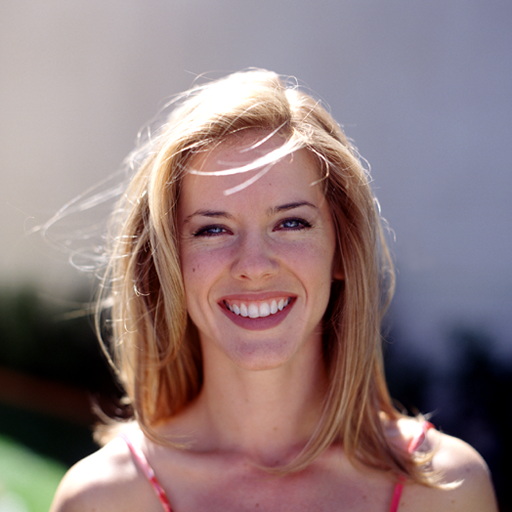
#> input picture img/img3.png, 512 x 512 px, found by its file name; its folder holds 6 pictures in this run
$ jupyter execute --allow-errors PoissionMatting_Parallel.ipynb   (shell and % lines are left out)
#> lines starting #> are read from the running program, lines starting #| are printed output that depends on the picture; after the words box and inside, x2 and y2 are one past the last pixel; in counts of white or black regions, pixels touching at a corner belong together
<a href="https://colab.research.google.com/github/ntminh981/ApplyParallelProgramming_Group5/blob/main/Parallel/PoissionMatting_Parallel.ipynb" target="_parent"></a>

# PARALLEL POISSION MATTING

## Nhóm 5

1.   Nguyễn Tấn Minh - 19127473
  - Bản song song 2
  - Bản song song 3
  - Viết report
2.   Phạm Cao Minh - 19127474
  - Bản tuần tự
  - Bản song song 1
  - Làm slide thuyết trình

Github: https://github.com/ntminh981/ApplyParallelProgramming_Group5

# Giới thiệu
Mục tiêu của nhóm là song song hóa thuật toán Poisson Matting, là một thuật toán xử lí ảnh dùng để loại bỏ background, bằng thư viện Numba của Python. Project này bao gồm implement lại phiên bản tuần tự, sau đó tối ưu hóa với các phiên bản song song.

# 1. Clone git project

[cell 1]
import os
if not os.path.exists('/content/git'):
  !git clone https://github.com/ntminh981/ApplyParallelProgramming_Group5.git git

# 2. Khai báo thư viện

[cell 2]
import numpy as np
import cv2
import matplotlib.pyplot as plt
# import plotly.express as px
import os
from  scipy import ndimage
import time
import scipy
from scipy.optimize import fmin

import os
from numba import cuda, jit

# 3. Load & show input

[cell 3]
IMAGES_FOLDER_PATH  = "/content/git/img"
img_name            = 'img3.png'
trimap_name         = 'tri3.png'
new_bg_name         = 'new_bg3.jpg'

[cell 4]
def display_img_arr(img_arr, r, c, dim,titles_arr):
    """
    Utility Function to Display Images
    :param img_arr : List of numpy array representing images
    :param r: Number of rows in the subplot
    :param c: Number of coloumns in the subplot
    :param dim: Figure Size of the subplot
    :param titles_arr: Title corresponding to each image in img_arr
    """
    fl = 0
    fig = plt.figure(figsize = dim)
    for i in range(r):
        for j in range(c):
            if len(img_arr) == fl:
                break
            ax1 = fig.add_subplot(r, c, fl + 1)
            ax1.set_title(titles_arr[fl], fontsize = 20)
            ax1.imshow(img_arr[fl], cmap = 'gray')
            fl = fl + 1
    plt.show()

# [16 lines left out: function read_img, not called in this run]

[cell 5]
img = cv2.imread(os.path.join(IMAGES_FOLDER_PATH, img_name))
#> img is the input picture: shape (512, 512, 3); mean B, G, R 124.2, 123.3, 143.7
img = cv2.cvtColor(img, cv2.COLOR_BGR2RGB)
img_gray = cv2.imread(os.path.join(IMAGES_FOLDER_PATH, img_name),0)
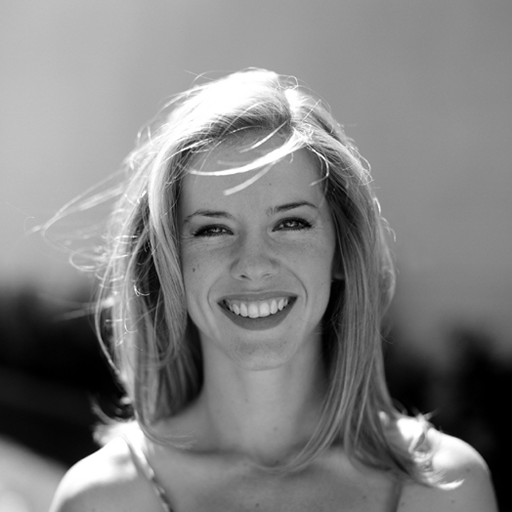
#> img_gray: shape (512, 512); min 0, max 255, mean 129
tri = cv2.imread(os.path.join(IMAGES_FOLDER_PATH, trimap_name),0)
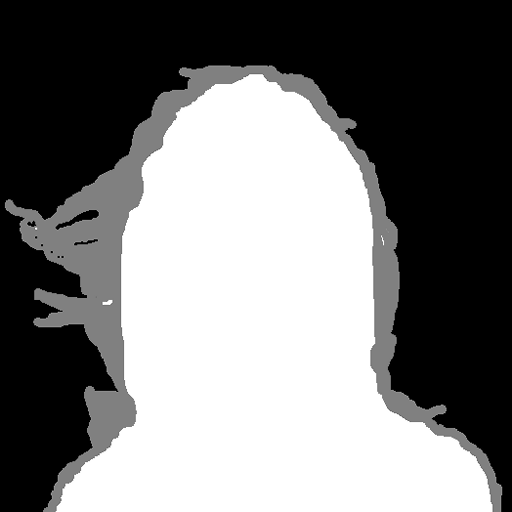
#> input picture img/tri3.png, 512 x 512 px, found by its file name
#> tri is the input picture: shape (512, 512); min 0, max 255, mean 121.3

new_bg = cv2.imread(os.path.join(IMAGES_FOLDER_PATH, new_bg_name))
#> (the rest of this cell did not finish here and is left out)

#> (a cell that did not finish here is left out)

#> after the loop in display_img_arr, `for i in range(r):`: fl = 3

# 4. Thuật toán Global Matting

+ 1 image có thể được biểu diễn như sau:

+ Đạo hàm 2 vế:

+ Giả sử foreground và background smooth, tức là $\Delta F$ và $\Delta B$ tiệm cận 0:
$$\nabla I=(F-B)\nabla \alpha ⟹ \nabla \alpha =\frac{\nabla I}{F-B}$$

+ Poisson Equation
$$\Delta \alpha = div (\frac{\nabla I}{F-B})$$
where, $\Delta = (\frac{\partial^2}{\partial x^2},\frac{\partial^2}{\partial y^2})$
is Laplacian Operator and div is divergence opertor

+ Giải Poisson Equation bằng Phép lặp Gauss Siedel với phương pháp overrealaxation.

 Với,  $$ \frac{\partial^2 f}{\partial x^2}+\frac{\partial^2 f}{\partial y^2} = S$$
$$ {f_{i,j}}^{(n+1)} = \frac{\beta}{4}({f_{i+1,j}}^{(n)} + {f_{i-1,j}}^{(n+1)} + {f_{i,j+1}}^{(n)} + {f_{i,j-1}}^{(n+1)} - S_{i,j}) + (1-\beta){f_{i,j}}^{(n)}$$

$\beta$ nằm trong khoảng [1,2] (chọn $\beta$=1)

## Thiết kế song song

## Implement

## Utils

Bao gồm các hàm util để thực hiện các bước chung như:
- tính toán mask foreground, background, unknown
- approximate foreground, background
- tính đạo hàm
- estimate alpha cho lần tính alpha đầu tiên

Chi tiết các hàm được chú thích dưới từng hàm

[cell 7]
from posixpath import join
def calc_masks(tri, img_gray):
    """
    Utility Function to Create Masks
    :param tri: A numpy array representing the trimap of the image in Grayscale
    :param img_gray: A numpy array representing the Grayscale version of the image
    :return A list of numpy array representing the foreground mask, foreground image, background mask,
            background image, unknown region mask,unknown region image
    """
    mask_bg = (tri<10)
    mask_fg = (tri>245)
    mask_unknown = (np.bitwise_and(tri>=10,tri<=245))

    fg = img_gray*(mask_fg)
    bg = img_gray*(mask_bg)
    unknown = img_gray*mask_unknown
    return [mask_fg,fg,mask_bg,bg,mask_unknown,unknown], ['fg mask','fg','bg mask','bg','mask unknown','unkown reg img']

def fb(img_gray,mask_fg,mask_bg,mask_unknown):
    """
    Utility Function to find the Approximate Foreground and Approximate Background using the Trimap provided
    :param img_gray: A numpy array representing the Grayscale version of Image
    :param mask_fg: A numpy array representing the pixels in the Foreground Region
    :param mask_bg: A numpy array representing the pixels in the Background Region
    :param mask_unknown: A numpy array representing the pixels in the Unknown Region
    :returns :Two numpy arrays representing Approximate Foreground and Approximate Background respectively
    """
    F = img_gray*(mask_fg+mask_unknown)
    B = img_gray*(mask_bg+mask_unknown)
    return F, B

def grads(F,B,mask_fg,img_gray,mask_unknown):
    """
    Finding the Gradient and Difference required for the Poisson Equation and
    the Estimate Alpha for Global Mating
    :param F: A numpy array representing Approximate Foreground
    :param B: A numpy array representing Approximate Background
    :param mask_fg: A numpy array representing the pixels in the Foreground Region
    :param img_gray: A numpy array representing the Grayscale version of Image
    :param mask_unknown: A numpy array representing the pixels in the Unknown Region

    :returns :A numpy array representing the estimate alpha, A numpy array representing Double Differential
               A numpy array representing the difference of Approximate Foreground and Background
    """
    diff = np.minimum(np.maximum(F-B,0),255)

    diff = ndimage.filters.gaussian_filter(diff, 0.9)
    diff = np.minimum(np.maximum(diff,0),255)
    grad_y,grad_x = np.gradient(img_gray)
    diff[diff==0] = 1
    d2y_alpha, _ = np.gradient(grad_y/diff)
    _, d2x_alpha = np.gradient(grad_x/diff)
    d2alpha = d2y_alpha + d2x_alpha
    estimate_alpha = mask_fg + 0.5*mask_unknown
    return estimate_alpha, d2alpha, diff

def func_estimate_alpha(tri, img_gray):
    """
    Main Function to calculate the estimate alpha
    :params tri: trimap
    :params img_gray: gray input image
    :returns estimated alpha
    """
    imgs, titles = calc_masks(tri, img_gray)
    display_img_arr(imgs, 3,2,(10,10),titles)
    mask_fg, fg, mask_bg, bg, mask_unknown, unknown = imgs

    F,B = fb(img_gray,mask_fg,mask_bg,mask_unknown)
    display_img_arr([F,B], 1,2,(10,10),['F','B'])
#     print(mask_fg.shape,fg.shape,mask_bg.shape,bg.shape,mask_unknown.shape,unknown.shape,F.shape,B.shape,img_gray.shape)
    est_alpha, d2alpha, diff =  grads(F,B,mask_fg,img_gray,mask_unknown)
    return est_alpha, F, B, d2alpha, imgs, diff

## Các phiên bản Poisson Matting

### Tuần tự

Dùng 2 vòng for để thực hiện tính theo công thức đã trình bày ở trên, đúng với thứ tự từ trái qua phải, từ trên xuống dưới
$$ {f_{i,j}}^{(n+1)} = \frac{\beta}{4}({f_{i+1,j}}^{(n)} + {f_{i-1,j}}^{(n+1)} + {f_{i,j+1}}^{(n)} + {f_{i,j-1}}^{(n+1)} - S_{i,j}) + (1-\beta){f_{i,j}}^{(n)}$$

Chọn $\beta$ = 1 để biểu thức đơn giản hơn

[cell 8]
def globalAlphaMatting(alpha,d2alpha,unknown_seg,iters = 50, threshold = 0.1, beta = 1):
    """
    Implements Global Matting as discussed in the paper. Using image gradients, Approximate Foreground and Approximate
    Background, it solves the Poisson Equation with the help of Gauss Siedel Approximation
    :param alpha: The Estimated value of Alpha for the Final Matte
    :param d2alpha: Sum of Double Differential in X and Y. Required to solve the Poisson Equation
    :param unknown_seg: A numpy array representing the pixels in the unknown region of the image/trimap
    :param iters: Number of Iterations the Gauss Siedel Approximation wil run
    :param threshold: If the amount of change happening after each iteration is below threshold, the program will end
    :param beta: The Beta Factor involved in Gauss Siedel Approximation

    :returns :A numpy array representing Matte produced and time taken to calculate it
    """
    prev_alpha = np.zeros(alpha.shape)

    tic = time.time()
    for _ in range(iters):
        diff = np.sum(np.abs(prev_alpha-alpha))
        if diff < threshold:
            break
        for i in range(1,alpha.shape[0]-1):
            for j in range(1,alpha.shape[1]-1):
                if unknown_seg[i,j]!=0 :
                    alpha[i,j] = ((beta*(alpha[i,j-1]+alpha[i-1,j]+prev_alpha[i,j+1]+prev_alpha[i+1,j] - d2alpha[i,j])/4) + (1-beta)*prev_alpha[i,j])

        prev_alpha = alpha.copy()
    tac = time.time()
    return alpha, tac-tic

### Song song

Khai báo các mảng trên device, sau đó chỉ dùng `cuda.copy_to_device()` để tránh lỗi `UNKNOWN_CUDA_ERROR` do bộ nhớ trên device không được giải phóng

[cell 9]
SegmentSize = (img_gray.shape[0], img_gray.shape[1])
#> (the rest of this cell did not finish here and is left out)

Hàm `copyToDevice()` gồm các bước để copy các mảng cần thiết từ host qua device

[cell 10]
def copyToDevice(estimate_alpha, d2alpha, unknown):
  global d_alpha, d_d2alpha, d_tmp_unknown, d_prev_alpha

  alpha = estimate_alpha.copy()
  prev_alpha = np.zeros(alpha.shape)

  d_alpha.copy_to_device(alpha)
  d_d2alpha.copy_to_device(d2alpha)
  d_unknown.copy_to_device(unknown)
  d_prev_alpha.copy_to_device(prev_alpha)

#### Phiên bản song song 1

Phép toán ở mỗi pixel unknown (i, j) sẽ phụ thuộc vào pixel không phải là unknown ở bên trái (i, j-1) và bên trên (i-1, j) của nó , và những pixel unknown sau thực hiện tính xong cũng sẽ được đánh dấu là không phải unknown.

Do đó nhóm sẽ thực hiện song song theo từng hàng. Mỗi block sẽ là mảng 1 chiều với kích thước (1, MAX_THREADS_PER_BLOCK), grid size là (1, ⌈W/MAX_THREADS_PER_BLOCK⌉). Với những pixel có 1 trong 2 pixel bên trái hoặc bên trên của nó là unknown, thread sẽ chờ tới khi cả 2 giá trị đó được tính toán xong bằng cách sử dụng 1 hàm while.

[cell 11]
# [19 lines left out: function globalAlphaMatting_parallel_1, not called in this run]

#### Phiên bản song song 2

Khác với phiên bản 1, phiên bản này sẽ song song trên toàn bộ pixel của bức hình, với mỗi block có kích thước (32*32). Do đó 1 pixel unknown (i, j) phải đợi cả pixel bên trái và bên trên của nó nếu 1 trong 2 pixel đó là unknown.

[cell 12]
# [11 lines left out: function globalAlphaMatting_parallel_2, not called in this run]

#### Phiên bản song song 3

Phiên bản này được hình thành dựa vào phiên bản 1 và 2. Block size là (1, MAX_THREADS_PER_BLOCK), grid size là (H, ⌈W/MAX_THREADS_PER_BLOCK⌉). Ý tưởng là sẽ ưu tiên các pixel trong cùng 1 dòng sẽ chạy chung trong 1 block, và sẽ chạy song song tất cả các dòng 1 lúc.

[cell 13]
# [10 lines left out: function globalAlphaMatting_parallel_3, not called in this run]

## Hàm main

Hàm `matting_combined(tri, img_gray, useCuda)` là hàm chính dùng để gọi tới các phiên bản tuần tự và song song.
- `tri`: trimap
- `img_gray`: gray scale image từ input
- `useCuda`: phiên bản cần gọi, 0 là bản tuần tự, 1-3 là các phiên bản song song
Output là 1 dictionary chứa mảng Alpha Matting cần tìm và các thông tin có được sau khi chạy

Ở mỗi phiên bản song song, hàm này sẽ thực hiện các bước tính block size và grid size như đã trình bày ở các phần trên, copy mảng sang device, compile và gọi kernel.

[cell 14]
def matting_combined(tri, img_gray, useCuda=0):
    """
    Main Function to calculate the Matte
    :params tri: trimap
    :params img_gray: gray input image
    returns all images dict used for matting: {'alpha': alpha, 'F':F, 'B': B, 'diff': diff, 'unknown': unknown, 'mask_unknown': mask_unknown}
    """
    global d_alpha, d_d2alpha, d_tmp_unknown, d_prev_alpha

    estimate_alpha, F, B, d2alpha, imgs, diff = func_estimate_alpha(tri, img_gray)
    mask_fg,fg,mask_bg,bg,mask_unknown,unknown = imgs

    if useCuda:
      alpha = estimate_alpha.copy()
      prev_alpha = np.zeros(alpha.shape)
      copyToDevice(estimate_alpha, d2alpha, unknown)
      threshold = 0.1

      if useCuda ==1 :
        # Get the current CUDA device
        device = cuda.get_current_device()

        # Get the maximum threads per block for the current device
        max_threads_per_block = device.MAX_THREADS_PER_BLOCK

        block_size = max_threads_per_block
        grid_size = int(np.ceil(img_gray.shape[1]/block_size))

        # compile
        globalAlphaMatting_parallel_1[block_size, grid_size](1, d_alpha, d_prev_alpha, d_d2alpha, d_unknown, 1)
        copyToDevice(estimate_alpha, d2alpha, unknown)

        tic = time.time()
        for _ in range(50):
            diff = np.sum(np.abs(prev_alpha-alpha))
            if diff < threshold:
                break

            d_unknown.copy_to_device(unknown)
            d_prev_alpha.copy_to_device(prev_alpha)

            for i in range(1,alpha.shape[0]-1):
                globalAlphaMatting_parallel_1[block_size, grid_size](i, d_alpha, d_prev_alpha, d_d2alpha, d_unknown, 1)

            d_alpha.copy_to_host(alpha)
            alpha = np.minimum(np.maximum(alpha,0),1)
            prev_alpha = alpha.copy()

        tac = time.time()
        deltaTime = tac-tic

      elif useCuda == 2:
        block_size = (32, 32)
        grid_size = (int(np.ceil(img_gray.shape[0]/block_size[0])), int(np.ceil(img_gray.shape[1]/block_size[0])))

        # compile
        globalAlphaMatting_parallel_2[block_size, grid_size](d_alpha, d_prev_alpha, d_d2alpha, d_unknown, 1)
        copyToDevice(estimate_alpha, d2alpha, unknown)

        tic = time.time()
        for _ in range(50):
            diff = np.sum(np.abs(prev_alpha-alpha))
            if diff < threshold:
                break

            d_unknown.copy_to_device(unknown)
            d_prev_alpha.copy_to_device(prev_alpha)

            globalAlphaMatting_parallel_2[block_size, grid_size](d_alpha, d_prev_alpha, d_d2alpha, d_unknown, 1)

            d_alpha.copy_to_host(alpha)
            alpha = np.minimum(np.maximum(alpha,0),1)
            prev_alpha = alpha.copy()
        tac = time.time()
        deltaTime = tac-tic

      elif useCuda == 3 :
        # Get the current CUDA device
        device = cuda.get_current_device()

        # Get the maximum threads per block for the current device
        max_threads_per_block = device.MAX_THREADS_PER_BLOCK

        block_size = (1, max_threads_per_block)
        grid_size = (img_gray.shape[0], int(np.ceil(img_gray.shape[1]/block_size[1])))
        print('blocksize: ', block_size)
        print('gridsize: ', grid_size)

        # compile
        globalAlphaMatting_parallel_3[block_size, grid_size](d_alpha, d_prev_alpha, d2alpha, d_unknown, 1)
        copyToDevice(estimate_alpha, d2alpha, unknown)

        tic = time.time()
        for _ in range(50):
            diff = np.sum(np.abs(prev_alpha-alpha))
            if diff < threshold:
                break

            d_unknown.copy_to_device(unknown)
            d_prev_alpha.copy_to_device(prev_alpha)

            globalAlphaMatting_parallel_3[block_size, grid_size](d_alpha, d_prev_alpha, d_d2alpha, d_unknown, 1)

            d_alpha.copy_to_host(alpha)
            alpha = np.minimum(np.maximum(alpha,0),1)
            prev_alpha = alpha.copy()
        tac = time.time()
        deltaTime = tac-tic

    else:
      alpha, deltaTime = globalAlphaMatting(estimate_alpha,d2alpha,mask_unknown, 50, 0.1, 1)
      alpha = np.minimum(np.maximum(alpha,0),1)

    return {'alpha': alpha, 'F':F, 'B': B, 'diff': diff, 'unknown': unknown, 'mask_unknown': mask_unknown, 'time':deltaTime}

## Alpha blending

Áp dụng công thức I = α F + (1 − α )B để tạo ra bức ảnh với background mới

[cell 15]
def alpha_blend(new_bg,alpha,img):
    """
    Utility Function to Calculate the Image on a New Background using the Matte produced by anyone of the methods
    :param new_bg: A numpy array representing the New Background (Coloured)
    :param alpha: A numpy array representing the matte produced
    :param img: Original Image containing the foreground
    """
    new_img = np.zeros(new_bg.shape)
    new_img[:,:,0] = alpha*img[:,:,0] + (1-alpha)*new_bg[:,:,0]
    new_img[:,:,1] = alpha*img[:,:,1] + (1-alpha)*new_bg[:,:,1]
    new_img[:,:,2] = alpha*img[:,:,2] + (1-alpha)*new_bg[:,:,2]
    return np.int64(new_img)

# 5. Chạy thử

[cell 16]
result = {}

## Sequential

[cell 17]
all_data = matting_combined(tri, img_gray, 0)
#> in calc_masks, `mask_bg = (tri<10)`:
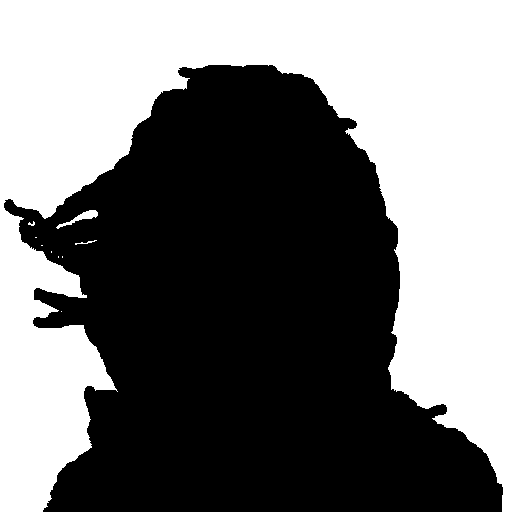
#> mask_bg: shape (512, 512) bool; 46.7% white; 10 white regions (7 under 20 px), largest, box (x1, y1, x2, y2) and area: (0, 0, 512, 512) 122194, (56, 210, 98, 229) 217, (75, 240, 97, 245) 32
#> in calc_masks, `mask_fg = (tri>245)`:
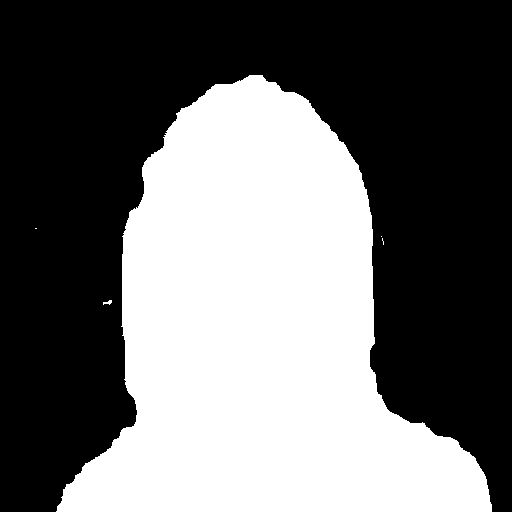
#> mask_fg: shape (512, 512) bool; 41.9% white; 5 white regions (3 under 20 px), largest, box (x1, y1, x2, y2) and area: (56, 75, 492, 512) 109855, (103, 300, 112, 305) 26
#> in calc_masks, `mask_unknown = (np.bitwise_and(tri>=10,tri<=245))`:
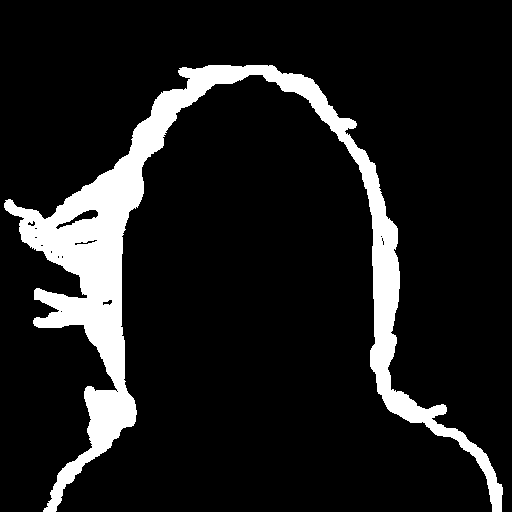
#> mask_unknown: shape (512, 512) bool; 11.4% white; 1 white region, box (x1, y1, x2, y2) and area: (4, 65, 503, 512) 29780
#> in calc_masks, `unknown = img_gray*mask_unknown`:
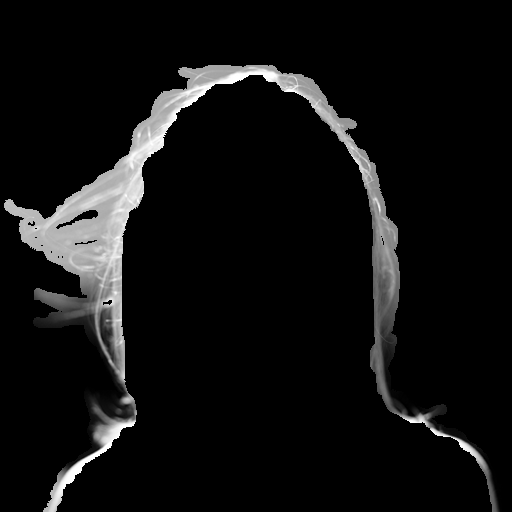
#> unknown: shape (512, 512); min 0, max 255, mean 16.4
#> in func_estimate_alpha, `imgs, titles = calc_masks(tri, img_gray)`: imgs = 6 items; titles = ['fg mask', 'fg', 'bg mask', 'bg', 'mask unknown', 'unkown reg img']
#> in fb, `F = img_gray*(mask_fg+mask_unknown)`:
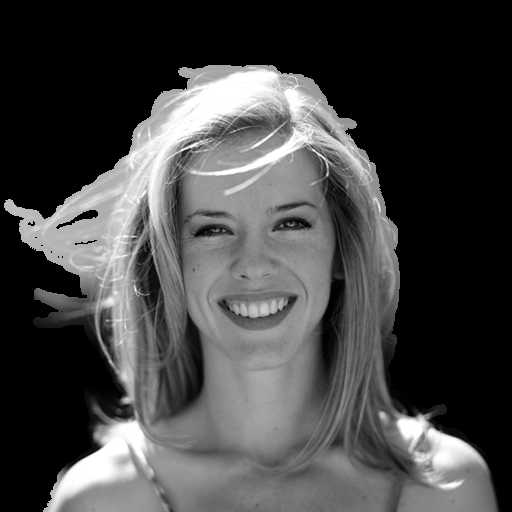
#> F: shape (512, 512); min 0, max 255, mean 69.2
#> in fb, `B = img_gray*(mask_bg+mask_unknown)`:
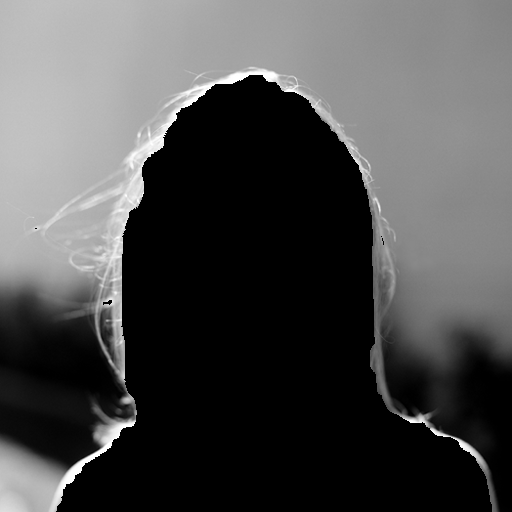
#> B: shape (512, 512); min 0, max 255, mean 76.2
#> in grads, `diff = np.minimum(np.maximum(F-B,0),255)`:
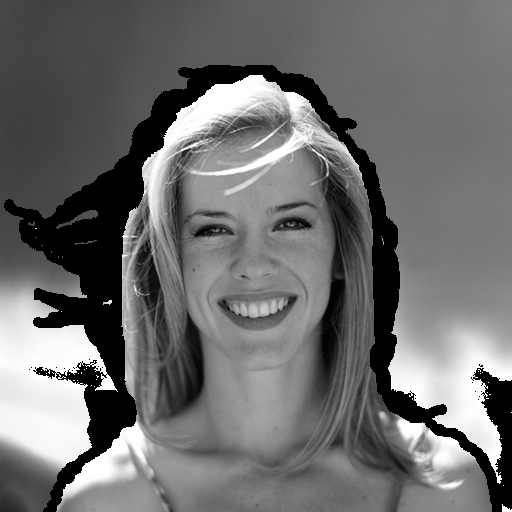
#> diff: shape (512, 512); min 0, max 255, mean 109.6
#> in grads, `grad_y,grad_x = np.gradient(img_gray)`:
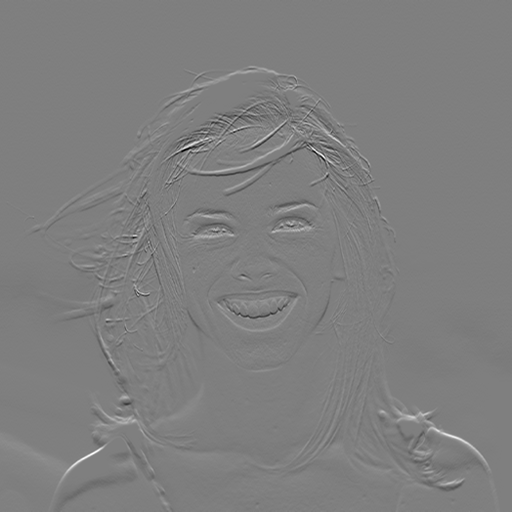
#> grad_y: shape (512, 512) float64; min -107, max 107.5, mean -0.1; drawn with min black and max white
#> (the rest of the program and of its run is left out)
